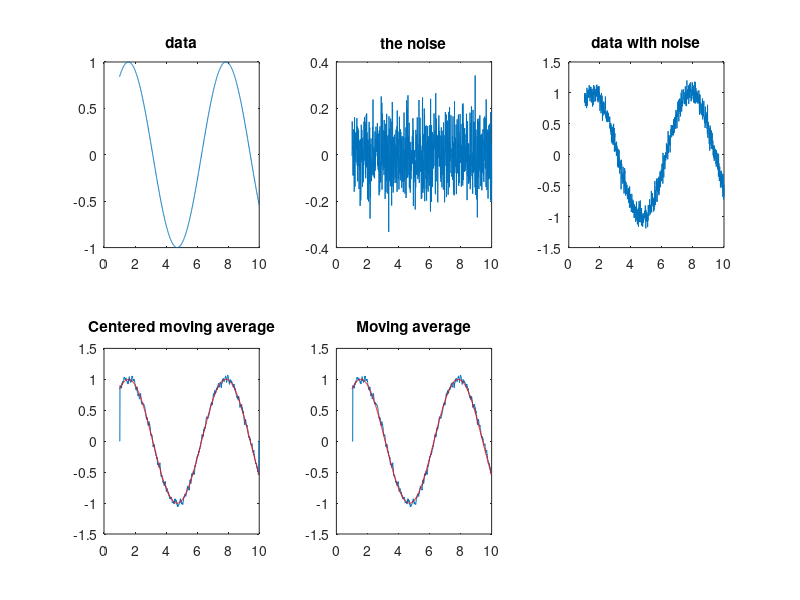

This chart was generated by the following MATLAB code:
clc
clear
close all

n = 1:0.01:10;
x = sin(n);

figure(1);
subplot(2,3,1); plot(n,x);
title('data');

my_noise = 0.1*randn(size(x));

subplot(2,3,2); plot(n,my_noise);
title('the noise');

x2 = x + my_noise;
subplot(2,3,3); plot(n,x2);
title('data with noise');

M = 7;
y = zeros(size(x));
for k = floor(M/2)+1:length(x2)-floor(M/2)
   y(k) = + 1/M * x2(k-3) + 1/M * x2(k-2) + 1/M * x2(k-1) +  1/M * x2(k) + 1/M * x2(k+1) + 1/M * x2(k+2) + 1/M * x2(k+3);
end

subplot(2,3,4); plot(n,y);
hold on
subplot(2,3,4); plot(n,x,'r');
title('Centered moving average');

M = 7;
y2 = zeros(size(x));
for k = M:length(x2)
   y2(k) = 1/M * x2(k) + 1/M * x2(k-1) +  1/M * x2(k-2) + 1/M * x2(k-3) + 1/M * x2(k-4) + 1/M * x2(k-5) + 1/M * x2(k-6);
end

subplot(2,3,5); plot(n,y2);
hold on
subplot(2,3,5); plot(n,x,'r');
title('Moving average')
